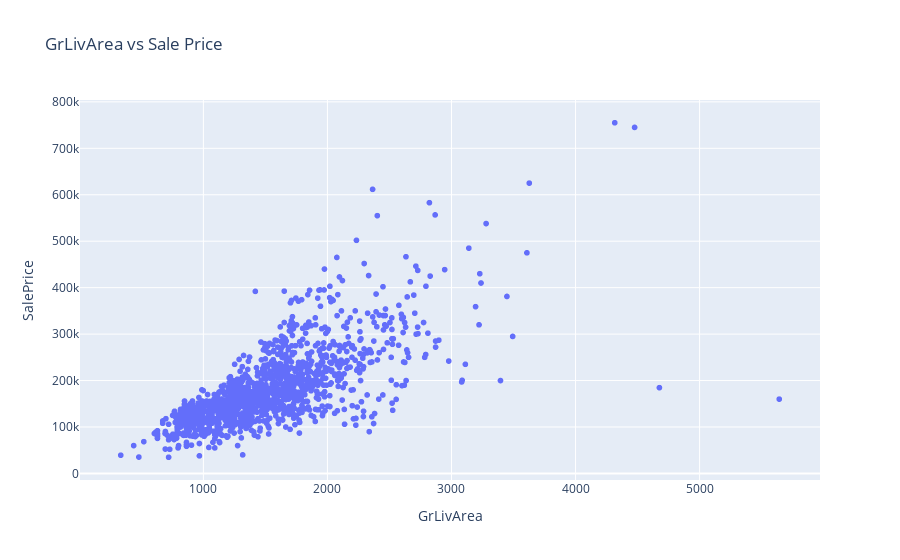

Source (notebook cell):
### Code cell
price_grliveare = px.scatter(num_train, x= num_train['GrLivArea'], y='SalePrice', title='GrLivArea vs Sale Price')
price_grliveare.show()

### Figure 1 — Plotly figure (JSON) as saved in the notebook; plotly's stock layout.template omitted (floating-point values rounded to 4 significant figures; data arrays with more than 128 entries replaced by an {"elided": "..."} marker saying what was removed)
{"data": [{"hovertemplate": "GrLivArea=%{x}<br>SalePrice=%{y}<extra></extra>", "legendgroup": "", "marker": {"color": "#636efa", "symbol": "circle"}, "mode": "markers", "name": "", "showlegend": false, "type": "scattergl", "x": {"elided": "1460 int values"}, "xaxis": "x", "y": {"elided": "1460 int values"}, "yaxis": "y"}], "layout": {"legend": {"tracegroupgap": 0}, "title": {"text": "GrLivArea vs Sale Price"}, "xaxis": {"anchor": "y", "domain": [0, 1], "title": {"text": "GrLivArea"}}, "yaxis": {"anchor": "x", "domain": [0, 1], "title": {"text": "SalePrice"}}}}
